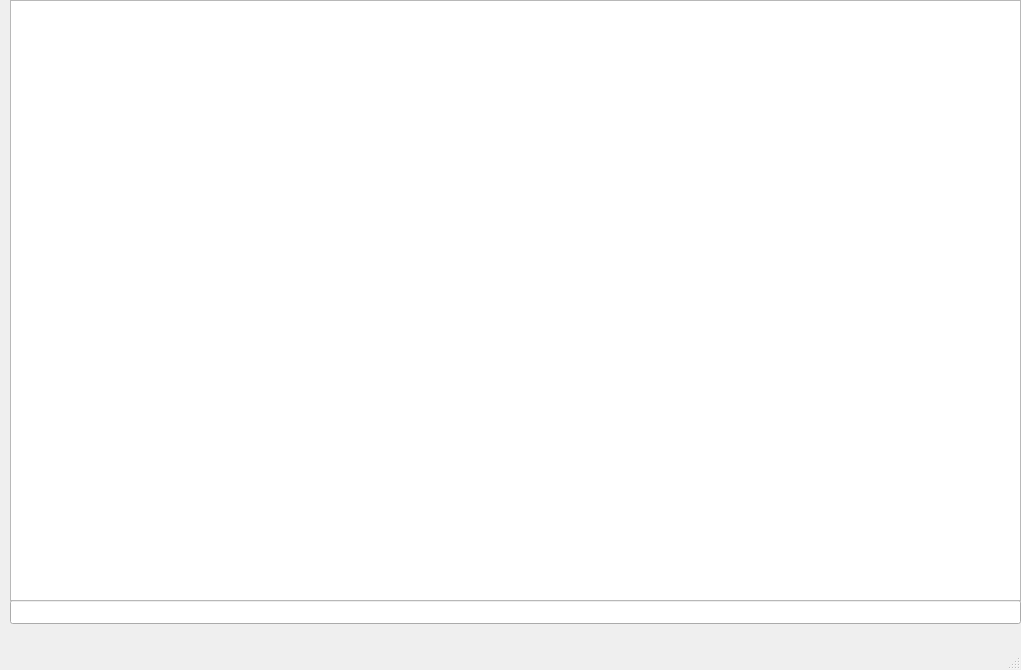
<?xml version="1.0" encoding="UTF-8"?>
<ui version="4.0">
 <class>MainWindow</class>
 <widget class="QMainWindow" name="MainWindow">
  <property name="geometry">
   <rect>
    <x>0</x>
    <y>0</y>
    <width>1021</width>
    <height>670</height>
   </rect>
  </property>
  <property name="windowTitle">
   <string>MainWindow</string>
  </property>
  <widget class="QWidget" name="centralwidget">
   <widget class="QLineEdit" name="lineEdit">
    <property name="geometry">
     <rect>
      <x>10</x>
      <y>600</y>
      <width>1011</width>
      <height>24</height>
     </rect>
    </property>
    <property name="readOnly">
     <bool>true</bool>
    </property>
   </widget>
   <widget class="QTextEdit" name="textEdit">
    <property name="geometry">
     <rect>
      <x>10</x>
      <y>0</y>
      <width>1011</width>
      <height>601</height>
     </rect>
    </property>
    <property name="readOnly">
     <bool>true</bool>
    </property>
   </widget>
  </widget>
  <widget class="QMenuBar" name="menubar">
   <property name="geometry">
    <rect>
     <x>0</x>
     <y>0</y>
     <width>1021</width>
     <height>22</height>
    </rect>
   </property>
  </widget>
  <widget class="QStatusBar" name="statusbar"/>
 </widget>
 <resources/>
 <connections/>
</ui>
